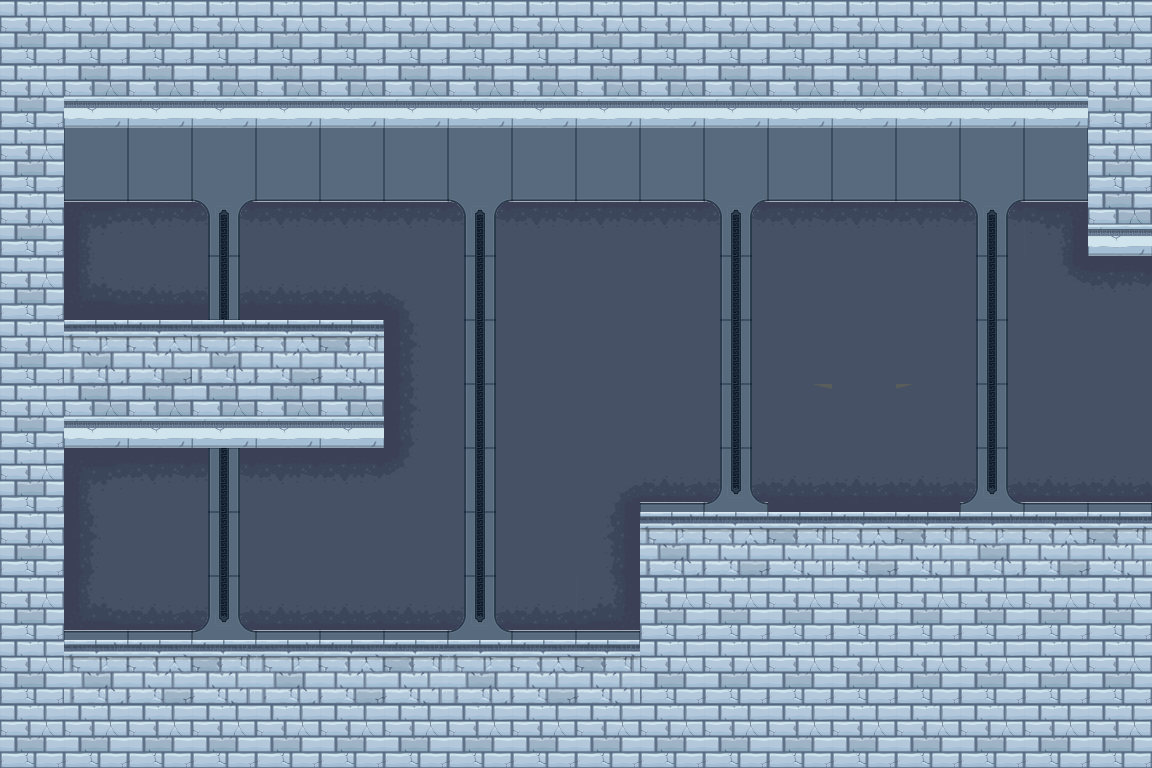

Tiled map render using the project's own tile images. Description and the whole map definition, tile-layer contents included, below:
An orthogonal 18x12 tile map with 64x64 px tiles, 2 tile layers (Слой тайлов 1, Слой тайлов 2), 2 tilesets and 9 objects.

<map version="1.0" orientation="orthogonal" renderorder="right-down" width="18" height="12" tilewidth="64" tileheight="64" nextobjectid="11">
 <properties>
  <property name="Height" value="768" />
  <property name="Right" value="Yes" />
  <property name="Width" value="1152" />
 </properties>
 <tileset firstgid="1" name="tiles" tilewidth="64" tileheight="64" tilecount="105" columns="15">
  <image source="tiles.png" width="989" height="450" />
 </tileset>
 <tileset firstgid="106" name="items" tilewidth="64" tileheight="64" tilecount="400" columns="20">
  <image source="items.png" width="1280" height="1280" />
 </tileset>
 <layer name="Слой тайлов 1" width="18" height="12">
  <data encoding="csv">
19,19,19,19,19,19,19,19,19,19,19,19,19,19,19,19,19,19,
19,64,64,64,64,64,64,64,64,64,64,64,64,64,64,64,64,19,
19,86,86,86,86,86,86,86,86,86,86,86,86,86,86,86,86,19,
19,9,10,10,10,10,10,10,10,10,10,10,10,10,10,10,11,64,
19,39,40,40,40,40,15,25,25,25,25,25,25,25,25,25,43,10,
19,3,4,3,4,5,24,25,25,25,25,25,25,25,25,25,25,25,
19,64,64,64,64,64,24,25,25,25,25,25,25,25,25,25,25,25,
19,9,10,10,10,10,45,25,25,13,40,40,40,40,40,40,40,40,
19,24,25,25,25,25,25,25,25,26,3,4,5,4,5,3,4,5,
19,39,40,40,40,40,40,40,40,41,19,19,19,19,19,19,19,19,
19,3,4,5,3,4,5,3,4,5,19,19,19,19,19,19,19,19,
19,19,19,19,19,19,19,19,19,19,19,19,19,19,19,19,19,19
</data>
 </layer>
 <layer name="Слой тайлов 2" width="18" height="12">
  <data encoding="csv">
0,0,0,0,0,0,0,0,0,0,0,0,0,0,0,0,0,0,
0,0,0,0,0,0,0,0,0,0,0,0,0,0,0,0,0,0,
0,0,0,0,0,0,0,0,0,0,0,0,0,0,0,0,0,0,
0,71,71,70,71,71,71,70,71,71,71,70,71,71,71,70,71,0,
0,0,0,85,0,0,0,85,0,0,0,85,0,0,0,85,0,0,
0,0,0,0,0,0,0,85,0,0,0,85,0,0,0,85,0,0,
0,0,0,0,0,0,0,85,0,0,0,85,257,0,259,85,0,0,
0,0,0,85,0,0,0,85,0,0,101,100,277,0,0,100,101,101,
0,0,0,85,0,0,0,85,0,0,0,0,0,0,0,0,0,0,
0,101,101,100,101,101,101,100,101,101,0,0,0,0,0,0,0,0,
0,0,0,0,0,0,0,0,0,0,0,0,0,0,0,0,0,0,
0,0,0,0,0,0,0,0,0,0,0,0,0,0,0,0,0,0
</data>
 </layer>
 <objectgroup name="candle">
  <object id="2" x="768" y="448" width="64" height="64" />
 </objectgroup>
 <objectgroup name="vase">
  <object id="3" x="512" y="576" width="64" height="64" />
 </objectgroup>
 <objectgroup name="chair1">
  <object id="4" x="192" y="576" width="64" height="64" />
 </objectgroup>
 <objectgroup name="table">
  <object id="5" x="256" y="576" width="128" height="64" />
 </objectgroup>
 <objectgroup name="chair2">
  <object id="6" x="384" y="576" width="64" height="64" />
 </objectgroup>
 <objectgroup name="chest">
  <object id="7" x="128" y="256" width="64" height="64" />
 </objectgroup>
 <objectgroup name="ground">
  <object id="8" x="1152" y="512">
   <polyline points="0,0 -512,0 -512,128 -1088,128 -1088,-64 -768,-64 -768,-192 -1088,-192 -1088,-384 -64,-384 -64,-256 0,-256" />
  </object>
 </objectgroup>
 <objectgroup name="Слой объектов 8">
  <object id="9" x="320" y="192" width="64" height="64" />
 </objectgroup>
 <objectgroup name="groundEnemy">
  <object id="10" x="832" y="448" width="64" height="64" />
 </objectgroup>
</map>
